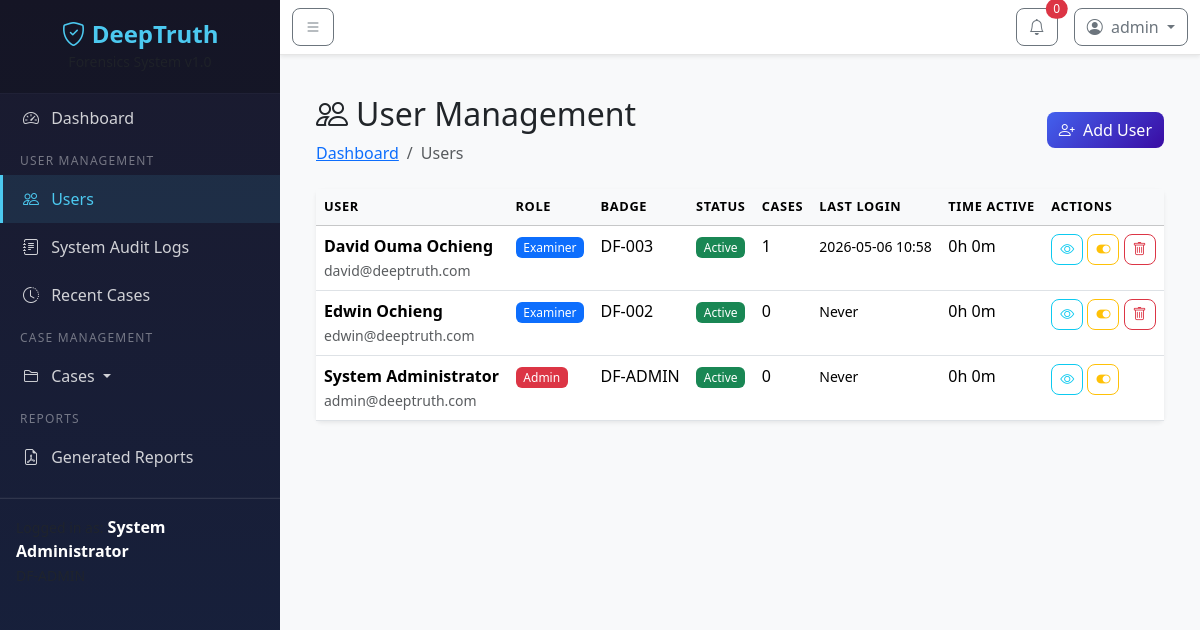
The app's page /admin/users (signed in), older data.
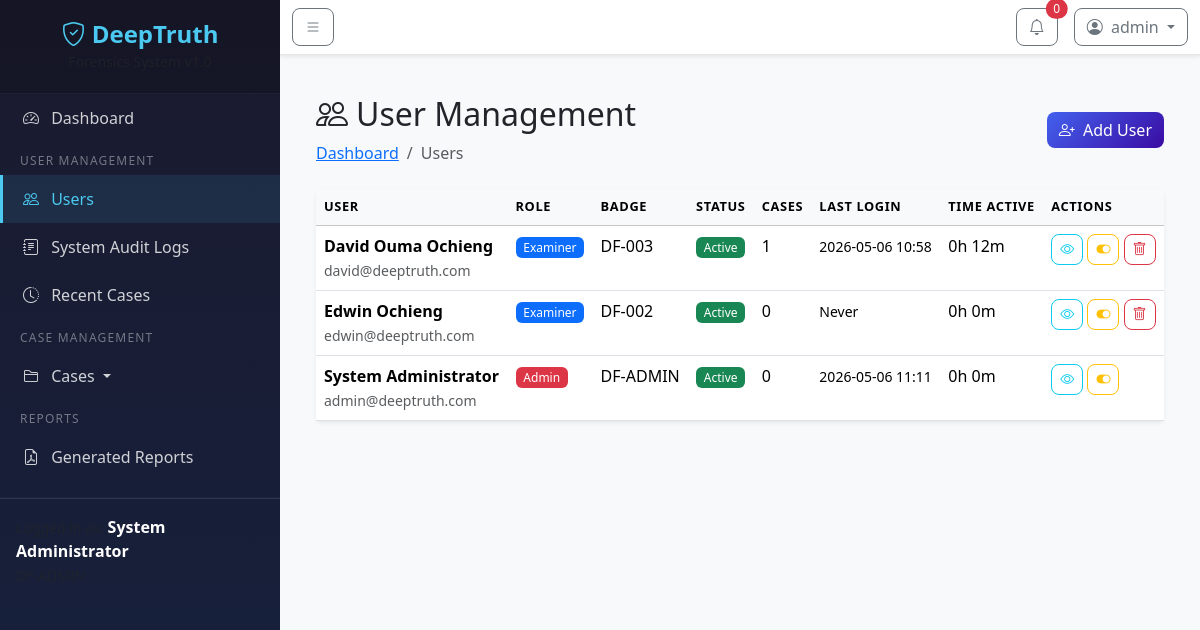
The same page, newer data.
### models/user.py (models this page shows, shortened)
class User(UserMixin, db.Model):
    __tablename__ = 'users'
    id = db.Column(db.Integer, primary_key=True)
    email = db.Column(db.String(120), unique=True, nullable=False, index=True)
    username = db.Column(db.String(80), unique=True, nullable=False, index=True)
    password_hash = db.Column(db.String(256), nullable=False)
    full_name = db.Column(db.String(150), nullable=False)
    badge_number = db.Column(db.String(50), unique=True)
    role = db.Column(db.String(20), default='examiner')  # admin, examiner
    is_active = db.Column(db.Boolean, default=True)
    created_at = db.Column(db.DateTime, default=datetime.utcnow)
    last_login = db.Column(db.DateTime)
    last_logout = db.Column(db.DateTime)
    total_time_spent = db.Column(db.Integer, default=0)  # in seconds
    cases = db.relationship('Case', backref='investigator', lazy='dynamic')
    evidence_uploads = db.relationship('EvidenceFile', backref='uploader', lazy='dynamic',
                                       foreign_keys='EvidenceFile.uploaded_by')
    custody_actions = db.relationship('ChainOfCustody', backref='performer', lazy='dynamic',
                                      foreign_keys='ChainOfCustody.performed_by')
    generated_reports = db.relationship('PDFReport', backref='generator', lazy='dynamic',
                                        foreign_keys='PDFReport.generated_by')
    audit_logs = db.relationship('AuditLog', backref='user', lazy='dynamic')

### routes/admin.py (the view)
@admin_bp.route('/users')
@login_required
@admin_required
def users_list():
    users = User.query.order_by(User.created_at.desc()).all()
    return render_template('admin/users.html', users=users)

### routes/admin.py (called while the page is built)
def admin_required(f):
    from functools import wraps
    @wraps(f)
    def decorated_function(*args, **kwargs):
        if current_user.role != 'admin':
            flash('Access denied. Admin only.', 'danger')
            return redirect(url_for('dashboard.index'))
        return f(*args, **kwargs)
    return decorated_function

### routes/auth.py (called while the page is built)
@auth_bp.before_app_request
def track_user_activity():
    if current_user.is_authenticated:
        current_user.last_activity = datetime.utcnow()
        db.session.commit()

### templates/admin/users.html (shortened to what the changed rows need)
{% extends "base.html" %}
{% block content %}
<div class="container-fluid">
    <div class="d-flex justify-content-between align-items-center mb-4">
        <div>
            <h2><i class="bi bi-people me-2"></i>User Management</h2>
        </div>
    </div>
    <div class="card border-0 shadow-sm">
        <div class="card-body p-0">
            <div class="table-responsive">
                <table class="table table-hover mb-0">
                    <thead class="table-light">
                        <tr>
                            <th>User</th>
                            <th>Role</th>
                            <th>Badge</th>
                            <th>Status</th>
                            <th>Cases</th>
                            <th>Last Login</th>
                            <th>Time Active</th>
                            <th>Actions</th>
                        </tr>
                    </thead>
                    <tbody>
                        {% for user in users %}
                        <tr>
                            <td>
                                <strong>{{ user.full_name }}</strong>
                                <br><small class="text-muted">{{ user.email }}</small>
                            </td>
                            <td>
                                <span class="badge {% if user.role == 'admin' %}bg-danger{% else %}bg-primary{% endif %}">
                                    {{ user.role|title }}
                                </span>
                            </td>
                            <td>{{ user.badge_number or 'N/A' }}</td>
                            <td>
                                {% if user.is_active %}
                                <span class="badge bg-success">Active</span>
                                {% else %}
                                <span class="badge bg-secondary">Inactive</span>
                                {% endif %}
                            </td>
                            <td>{{ user.cases.count() }}</td>
                            <td><small>{{ user.last_login.strftime('%Y-%m-%d %H:%M') if user.last_login else 'Never' }}</small></td>
                            <td>
                                {% set ts = user.total_time_spent or 0 %}
                                {{ (ts // 3600) }}h {{ ((ts % 3600) // 60) }}m
                            </td>
                            <td>
                                <a href="{{ url_for('admin.user_activity', user_id=user.id) }}" class="btn btn-sm btn-outline-info" title="View Activity">
                                    <i class="bi bi-eye"></i>
                                </a>
                                <form method="POST" action="{{ url_for('admin.toggle_user_status', user_id=user.id) }}" class="d-inline">
                                    <button type="submit" class="btn btn-sm btn-outline-warning" title="Toggle Status">
                                        <i class="bi bi-toggle-on"></i>
                                    </button>
                                </form>
                                {% if user.id != current_user.id %}
                                <form method="POST" action="{{ url_for('admin.delete_user', user_id=user.id) }}" class="d-inline" onsubmit="return confirm('Delete {{ user.full_name }}?')">
                                    <button type="submit" class="btn btn-sm btn-outline-danger" title="Delete">
                                        <i class="bi bi-trash"></i>
                                    </button>
                                </form>
                                {% endif %}
                            </td>
                        </tr>
                        {% endfor %}
                    </tbody>
                </table>
            </div>
        </div>
    </div>
</div>
{% endblock %}

### templates/base.html (shortened to what the changed rows need)
<!DOCTYPE html>
<html lang="en">
<head>
    <link href="https://cdn.jsdelivr.net/npm/bootstrap@5.3.2/dist/css/bootstrap.min.css" rel="stylesheet">
    <link href="https://cdn.jsdelivr.net/npm/bootstrap-icons@1.11.1/font/bootstrap-icons.css" rel="stylesheet">
    <link href="{{ url_for('static', filename='css/style.css') }}" rel="stylesheet">
</head>
<body>
    <div class="wrapper">
        <nav id="sidebar" class="sidebar">
            <div class="sidebar-footer p-3">
                <div class="user-info">
                    <small class="text-muted">Logged in as:</small>
                    <strong>{{ current_user.full_name }}</strong>
                    <br>
                    <small class="text-muted">{{ current_user.badge_number or 'No Badge' }}</small>
                </div>
            </div>
        </nav>
        <div id="content">
            <nav class="navbar navbar-expand-lg navbar-light bg-white shadow-sm">
                <div class="container-fluid">
                    <div class="ms-auto d-flex align-items-center">
                        <div class="dropdown">
                            <button class="btn btn-outline-secondary dropdown-toggle" type="button" data-bs-toggle="dropdown">
                                <i class="bi bi-person-circle me-1"></i> {{ current_user.username }}
                            </button>
                        </div>
                    </div>
                </div>
            </nav>
            <div class="container-fluid p-4">
                {% block content %}{% endblock %}
            </div>
        </div>
    </div>
</body>
</html>

Row changes from the older to the newer data that the page shows:
changed User "System Administrator": last_login "Never" → "2026-05-06 11:11"
changed User "David Ouma Ochieng": ((ts%3600)//60) "0" → "12"
